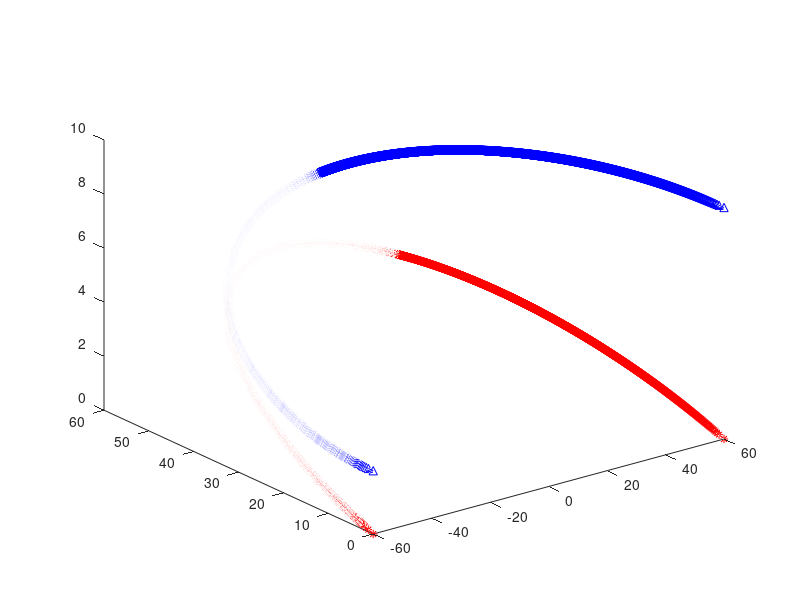

This chart was generated by the following MATLAB code:
%% 弱磁代码仿真测试
% 创建人：      杨晅
% 创建时间：    2024.4.4
% 版本：        V0.0.1                    
% 更新记录：       
% 2024.09.05    更新电机参数设定
% 2025.04.01    更新电机参数，力矩计算和电压极限圆计算
%%
clear 
close all
clc
%%
Motor_Vdc = 13.5;
Motor_Ibus = 60;
Motor_SpeedMax = 2200; %rpm
Motor_Phi = 0.005919015;

Motor_Rs = 2.86e-2;
Motor_Ld = 5.63e-5;
Motor_Lq = 5.63e-5;
Motor_L0 = 5.63e-5;
Motor_Pn = 4;

Motor_In = 0;
Motor_B = 1;

Motor_Vs = Motor_Vdc/sqrt(3);

Motor_WeMAx = Motor_SpeedMax*Motor_Pn*pi/30;
%%
Id = -Motor_Ibus:1/100:Motor_Ibus;
Iq = sqrt(Motor_Ibus^2 - Id.^2);
Te = 3*Motor_Pn*Iq.*(Motor_Phi+(Motor_Ld-Motor_Lq)*Id);
Umax = sqrt((Motor_WeMAx)^2*Motor_Lq^2*Iq.^2+((Motor_WeMAx)*Motor_Ld*Id+(Motor_WeMAx)*Motor_Phi).^2);

%%
figure(1)
plot3(Id,Iq,Te,'-r*');
hold on
plot3(Id,Iq,Umax,'-b^');

% figure(2)
% plot3(Id,Iq,Umax);
